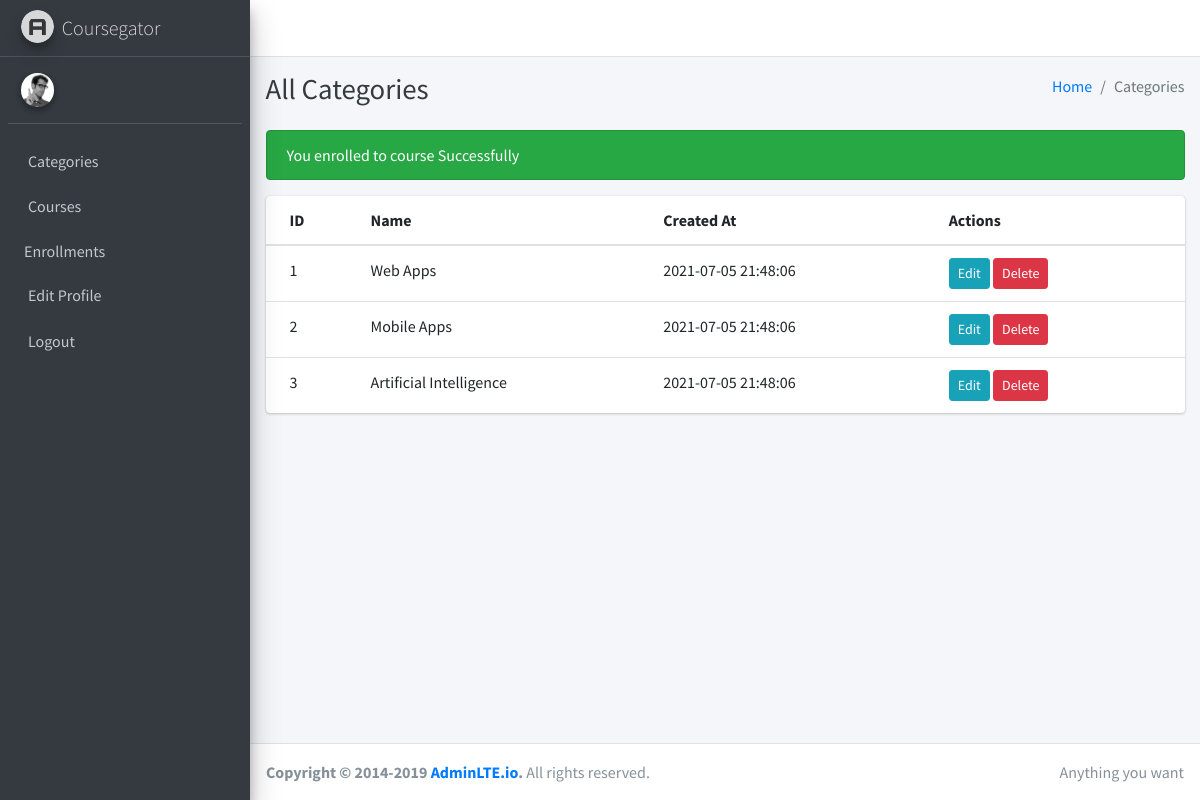
/admin/all-categories.php (signed in), run on the app's committed database.
### tables this page shows
CREATE TABLE `cats`(
    `id` INT UNSIGNED NOT NULL AUTO_INCREMENT ,
    `name` VARCHAR(255),
    `created_at` DATETIME NOT NULL DEFAULT NOW(),
    PRIMARY KEY(id)
);

### functions.php (called while the page is built, shortened)
<?php
function select($conn , $fields , $table , $others = null)
{
    $sql = "SELECT $fields FROM $table";
    $result = mysqli_query($conn, $sql);
    if (mysqli_num_rows($result) > 0) {
        $rows = mysqli_fetch_all($result , MYSQLI_ASSOC);
    } else {
        $rows = [];
    }
    return $rows;
}
?>

### admin/all-categories.php (the view)
<?php include("../global.php"); ?>
<?php include("$root/admin/inc/header.php"); ?>
<?php
    $cats = select($conn , "*" , "cats");
?>
<div class="content-wrapper">
    <div class="content-header">
        <div class="container-fluid">
            <div class="row mb-2">
                <div class="col-sm-6">
                    <h1 class="m-0 text-dark">All Categories</h1>
                </div>
                <div class="col-sm-6">
                    <ol class="breadcrumb float-sm-right">
                        <li class="breadcrumb-item"><a href="#">Home</a></li>
                        <li class="breadcrumb-item active">Categories</li>
                    </ol>
                </div>
            </div>
        </div>
    </div>
    <div class="content">
        <div class="container-fluid">
            <div class="row">
                <div class="col-12">
                    <?php include("$root/admin/inc/success.php"); ?>
                    <div class="card">
                        <div class="card-body table-responsive p-0">
                            <table class="table table-hover text-nowrap">
                                <thead>
                                    <tr>
                                        <th>ID</th>
                                        <th>Name</th>
                                        <th>Created At</th>
                                        <th>Actions</th>
                                    </tr>
                                </thead>
                                <tbody>
                                    <?php foreach($cats as $key => $cat) { ?>
                                    <tr>
                                        <td><?= $key + 1; ?></td>
                                        <td><?= $cat['name']; ?></td>
                                        <td><?= $cat['created_at']; ?></td>
                                        <td>
                                            <a class="btn btn-sm btn-info"
                                                href="edit-category.php?id=<?= $cat['id']; ?>">Edit</a>
                                            <a class="btn btn-sm btn-danger"
                                                href="delete-category.php?id=<?= $cat['id']; ?>">Delete</a>
                                        </td>
                                    </tr>
                                    <?php } ?>
                                </tbody>
                            </table>
                        </div>
                    </div>
                </div>
            </div>
        </div>
    </div>
</div>
<?php include("$root/admin/inc/footer.php"); ?>

### data on the page
cats: name "Web Apps", created_at "2021-07-05 21:48:06"
cats: name "Mobile Apps", created_at "2021-07-05 21:48:06"
cats: name "Artificial Intelligence", created_at "2021-07-05 21:48:06"

### other printed values
$session->get('success') "You enrolled to course Successfully"
